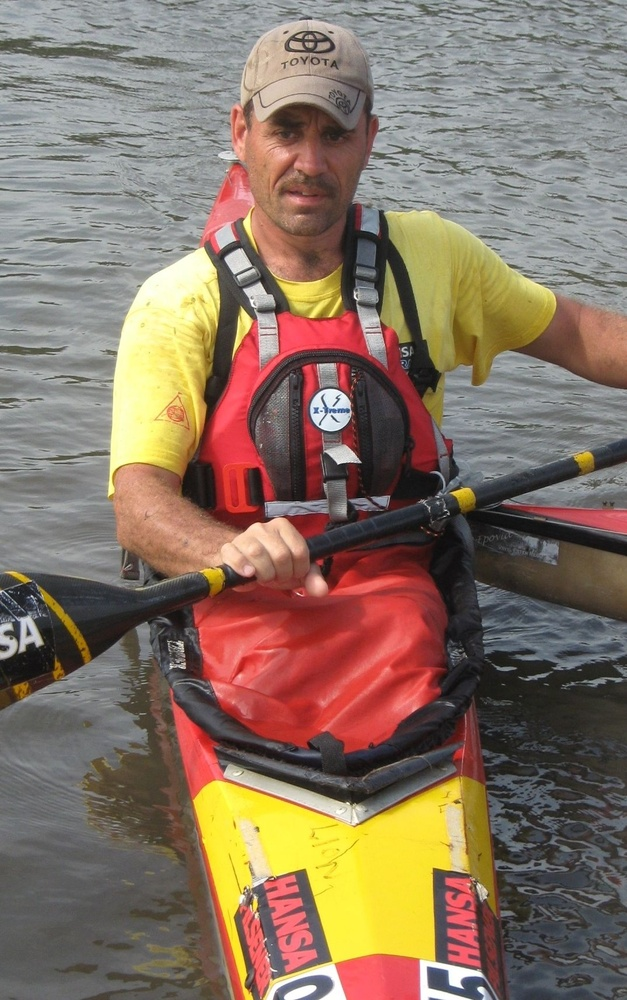
#> input picture 1-1/CB1501007/Computer and Programming Entry/Python 2023 실습코드/7400 GUI - Image Processing/3600 - 이미지 고급 1-(a)/chapter_6/dusi_leo_smlr_1.jpg, 627 x 1000 px, shrunk from 1074 x 1713 before the run, found by its file name
$ python image_color_manip_1.py
#> lines starting #> are read from the running program, lines starting #| are printed output that depends on the picture
"""
Program name: image_color_manip_1.py
Objective: Manipulate the amount of color in the red, green and blue bands
independently and then combine the results.

Keywords: color manipulation, image, jpg, PIL, Python Imaging Library
============================================================================79

Explanation: The split method separates the image into red, green and blue
bands.The "point(lambda i: i * intensity)" method multiplies the color value
for each pixel in a color band by an 'intensity' value and the
"merge(im_1.mode, new_source)" method re-combines the resultant bands into
a new image.

Author:          Mike Ohlson de Fine

"""
#image_color_manip_1.py
# >>>>>>>>>>>>>>>>>>>>>>>>>>>>>>>>>>>>>>>>
import ImageEnhance, Image
im_1 = Image.open("chapter_6/dusi_leo_smlr_1.jpg")
#> im_1 is the input picture: PIL image 627x1000 RGB; mean R, G, B 135.6, 115.6, 99.5

# Split the image into individual bands
source = im_1.split()

R, G, B = 0, 1, 2

# Select regions where red is less than 100
red_band = source[R]
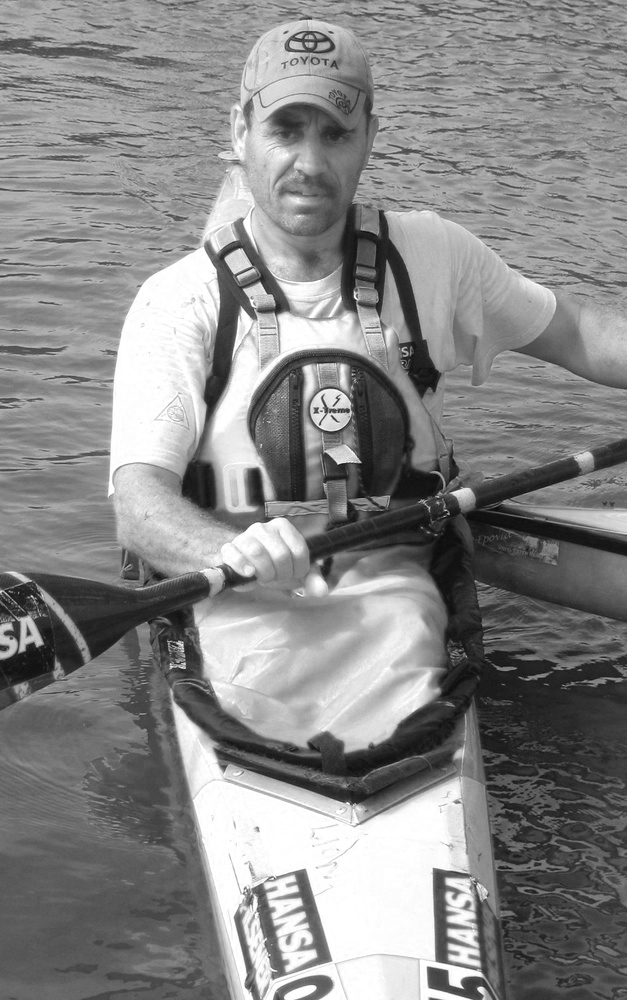
#> red_band: PIL image 627x1000 L; min 6, max 255, mean 135.6
green_band = source[G]
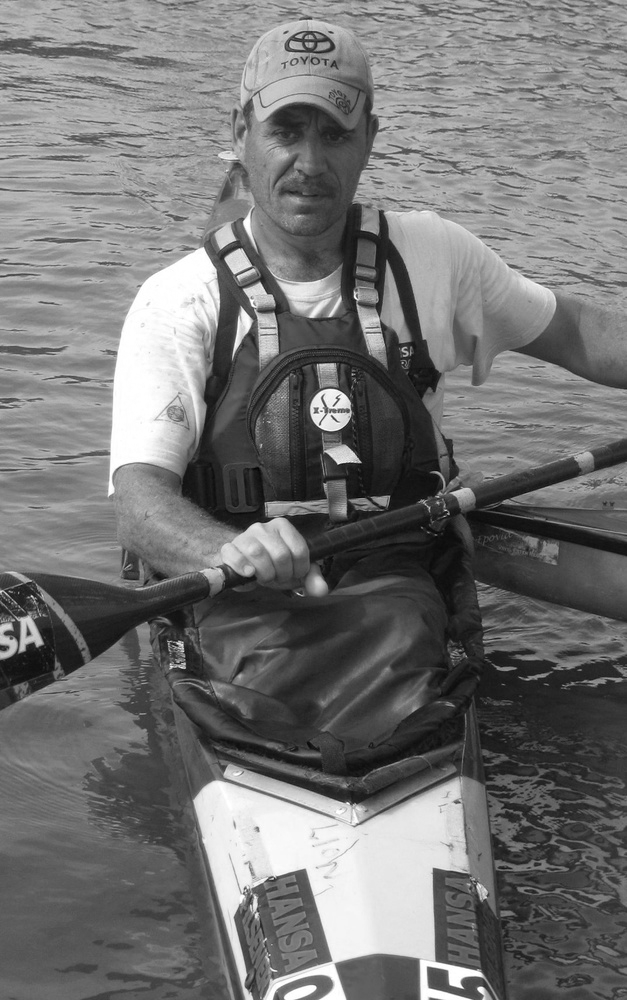
#> green_band: PIL image 627x1000 L; min 3, max 255, mean 115.6
blue_band = source[B]
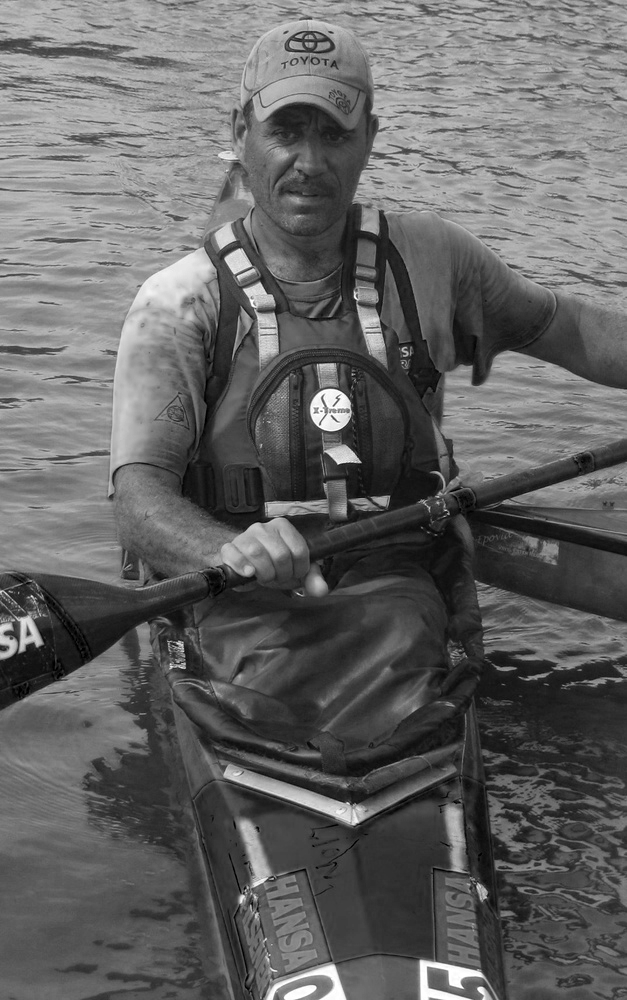
#> blue_band: PIL image 627x1000 L; min 0, max 255, mean 99.5

# Process the red band: intensify red x 2
out_red = source[R].point(lambda i: i * 2.0)
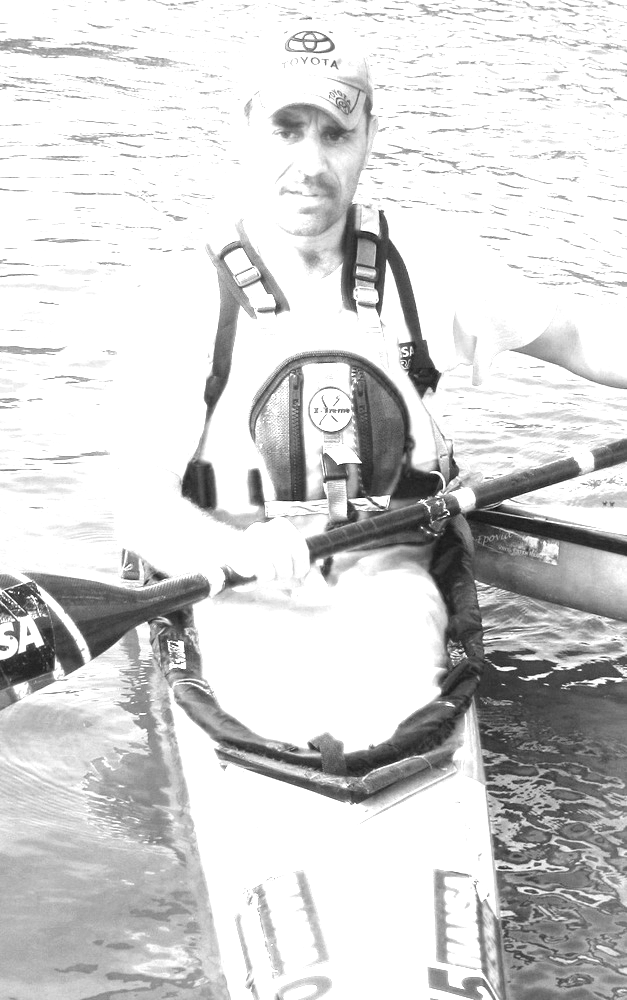
#> out_red: PIL image 627x1000 L; min 12, max 255, mean 211.7

## Process the green band: weaken by 20%
out_green = source[G].point(lambda i: i * 0.8)
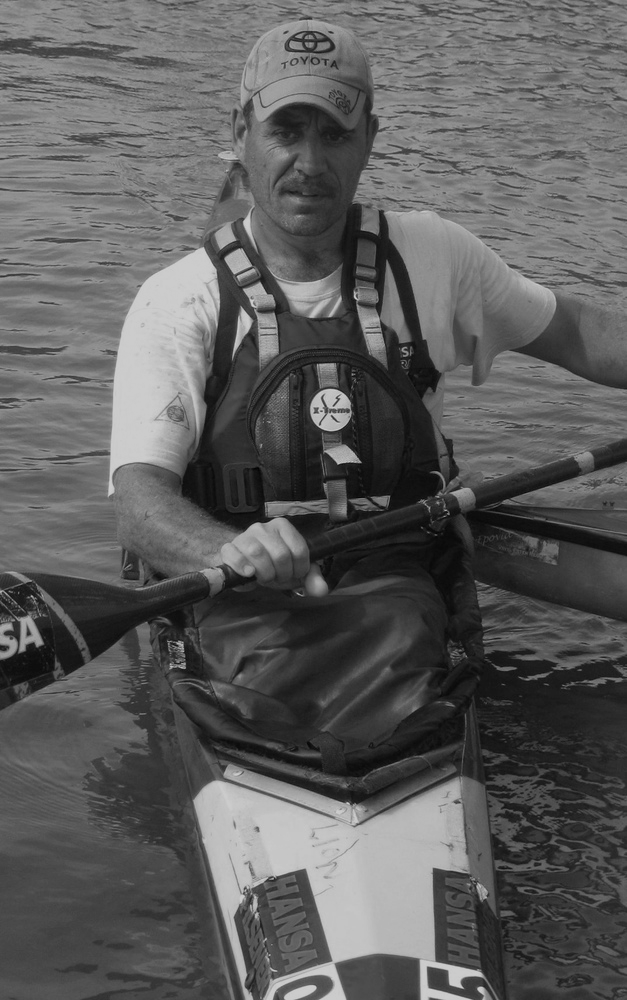
#> out_green: PIL image 627x1000 L; min 2, max 204, mean 92.5

# process the blue band: Eliminate all blue
out_blue = source[B].point(lambda i: i * 0.0)
#> out_blue: PIL image 627x1000 L; every value is 0

# Make a new source of color band values
new_source = [out_red, out_green, out_blue]

# Add the three bands altered bands back together
im_2 = Image.merge(im_1.mode, new_source)
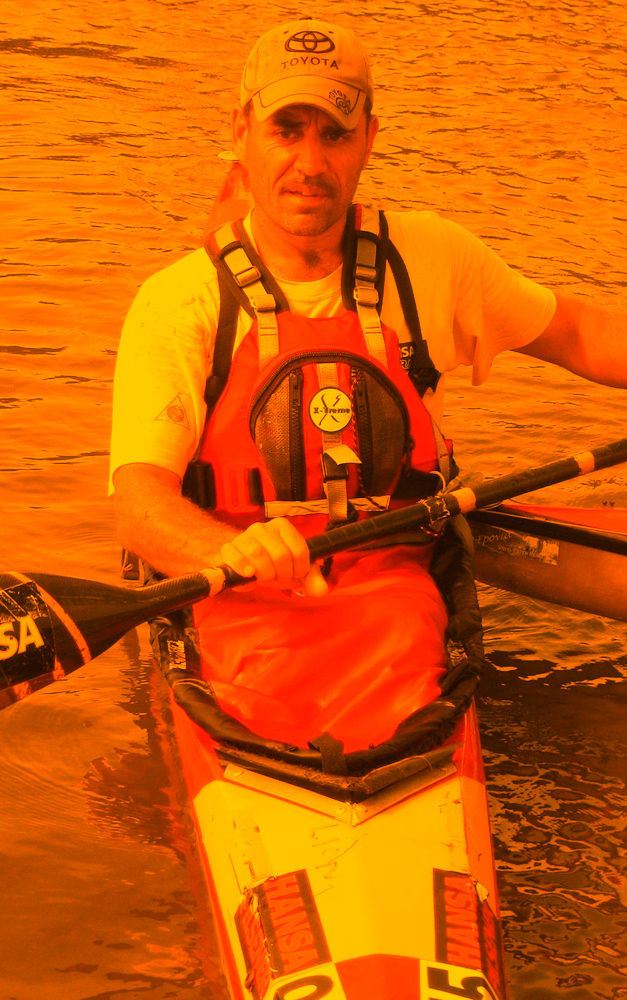
#> im_2: PIL image 627x1000 RGB; mean R, G, B 211.7, 92.5, 0
im_2.show()

$ run again, with 1-1/CB1501007/Computer and Programming Entry/Python 2023 실습코드/7400 GUI - Image Processing/3600 - 이미지 고급 1-(a)/chapter_6/test_pattern_1.jpg copied over 1-1/CB1501007/Computer and Programming Entry/Python 2023 실습코드/7400 GUI - Image Processing/3600 - 이미지 고급 1-(a)/chapter_6/dusi_leo_smlr_1.jpg
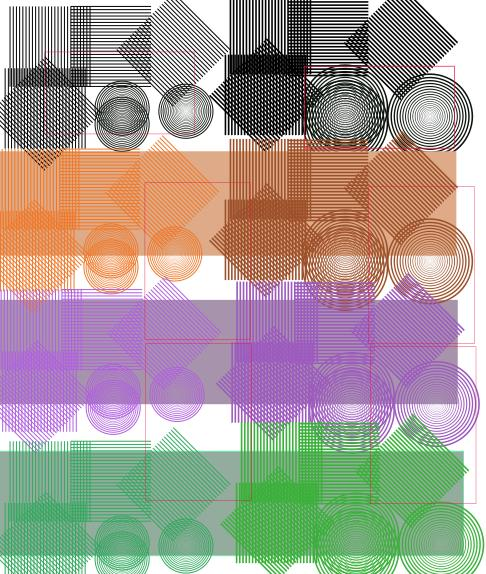
#> input picture 1-1/CB1501007/Computer and Programming Entry/Python 2023 실습코드/7400 GUI - Image Processing/3600 - 이미지 고급 1-(a)/chapter_6/test_pattern_1.jpg, 486 x 574 px, found by its file name
#> im_1 is the input picture: PIL image 486x574 RGB; mean R, G, B 166.8, 157.1, 149.9
#> `out_green = source[G].point(lambda i: i * 0.8)`:
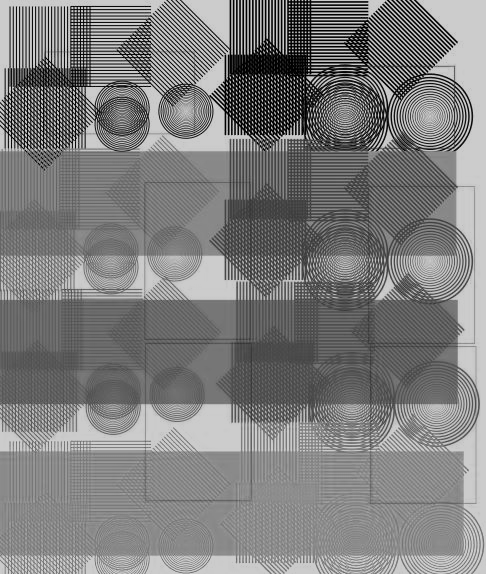
#> out_green: PIL image 486x574 L; min 0, max 204, mean 125.7
#> out_blue: PIL image 486x574 L; every value is 0
#> `im_2 = Image.merge(im_1.mode, new_source)`:
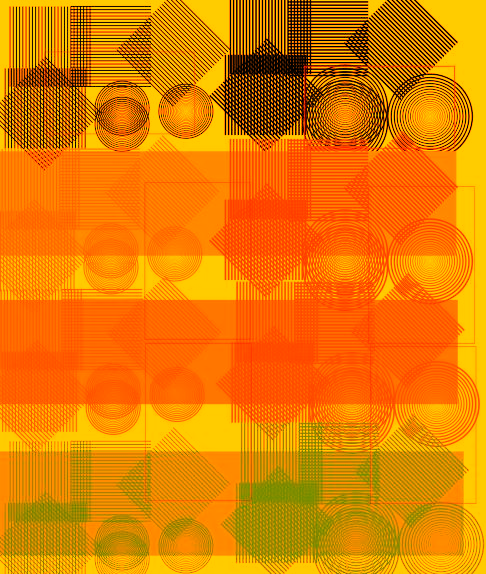
#> im_2: PIL image 486x574 RGB; mean R, G, B 227.9, 125.7, 0
